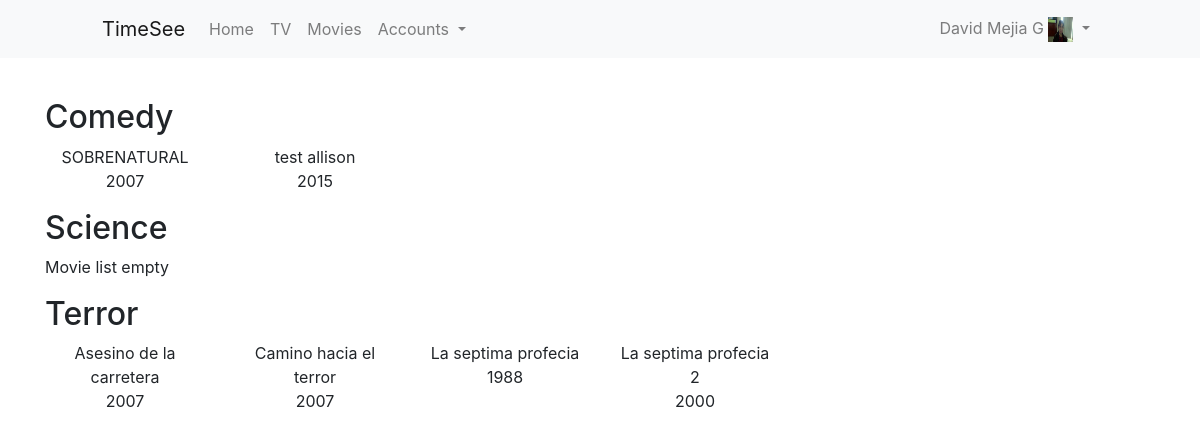
Screenshot of /movies/movies/ (signed in) with the database file from the repository.
### accounts/models.py (models this page shows, shortened)
class Profile(models.Model):
	country_choices = (
		("MX", "Mexico"),
		("USA", "United States of America"),
	)
	user = models.OneToOneField(User, on_delete=models.CASCADE)
	photo = models.ImageField(upload_to="users/%Y/%m/%d", blank=True, default="/userDefault.png")
	phone = models.CharField(max_length=13, blank=True, null=True)
	country = models.CharField(max_length=10, choices=country_choices)
	is_enabled = models.BooleanField(default=True)
	monthly_payment = models.DecimalField(decimal_places=2, max_digits=5, null=True, blank=True)
	foreign_currency = models.CharField(max_length=10, null=True, blank=True)
	free_trial_deadline = models.DateTimeField(null=True, blank=True)
	is_premium = models.BooleanField(default=False)
	def update_status(self):
		if self.user.is_staff == False:
			now = timezone.now()
			last_payment = Payment.objects.filter(user=self.user).last()
			if last_payment is None:
				self.is_premium = False
				if now > self.user.profile.free_trial_deadline:
					self.is_enabled = False
				else:
					self.is_enabled = True
			else:
				self.is_premium = True
				if now > last_payment.deadline:
					self.is_enabled = False
				else:
					self.is_enabled = True
			self.save()

### movies/models.py (models this page shows, shortened)
class Category(models.Model):
	name = models.CharField(max_length=30)
	class Meta:
		ordering = ['name']
		verbose_name_plural = "categories"

class Movie(models.Model):
	category = models.ForeignKey(Category, related_name="category", on_delete=models.CASCADE)
	name = models.CharField(max_length=50)
	link = models.TextField()
	image = models.TextField()
	synopsis = models.TextField()
	year = models.IntegerField()
	duration = models.DurationField()
	slug = models.SlugField(max_length=200, unique=True)
	class Meta:
		ordering = ['name']

### movies/views.py (the view)
# urls.py: url('movies/$', views.MoviesListView.as_view(), name="MoviesList"),
class MoviesListView(View):
	@method_decorator(login_required)
	def get(self, request):
		template_name = 'movies/list_movies.html'
		categories = Category.objects.all()
		request.user.profile.update_status()
		ListOfMoviesByCategory = []
		for category in categories:
			ListOfMoviesByCategory.append({'category': category.name, 'movies': Movie.objects.filter(category=category)})
		context = {
			'ListOfMoviesByCategory': ListOfMoviesByCategory,
		}
		return render(request, template_name, context)

### movies/templates/movies/list_movies.html (shortened to what this page needs)
{%extends 'base.html'%}
{%block content%}
	<div class="row">
		<div class="col-12">
		{%for MoviesByCategory in ListOfMoviesByCategory%}
			<h2>{{MoviesByCategory.category}}</h2>
			<div class="row">
			{%for movie in MoviesByCategory.movies%}
				<div class="col-4 col-sm-3 col-md-2">
					<p class="text-center">{{movie.name}}<br>{{movie.year}}</p>
				</div>
			{%empty%}
				<div class="col-12">
					<p>Movie list empty</p>
				</div>
			{%endfor%}
			</div>
		{%endfor%}
		</div>
	</div>
{%endblock content%}

### templates/base.html (shortened to what this page needs)
{% load static%}
<!DOCTYPE html>
<html lang="en">
	<head>
		<link rel="stylesheet" type="text/css" href="{%static '/css/styles.css'%}">
    <link rel="stylesheet" href="https://maxcdn.bootstrapcdn.com/bootstrap/4.0.0/css/bootstrap.min.css">
	</head>
	<body>
    <nav class="navbar navbar-expand-lg navbar-light bg-light">
      <a class="navbar-brand" href="{%if request.user.is_authenticated == False%}{%url 'main:Main'%}{%endif%}">TimeSee</a>
      {%if request.user.is_authenticated%}
      <div class="collapse navbar-collapse" id="navbarTogglerDemo02">
        <ul class="navbar-nav mr-auto mt-2 mt-lg-0">
          <li class="nav-item">
            <a class="nav-link" href="{%url 'accounts:Home'%}">Home <span class="sr-only">(current)</span></a>
          </li>
          <li class="nav-item {%if request.user.profile.is_enabled == False%}disabled{%endif%}">
            <a class="nav-link" href="{%url 'TV:ChannelsList'%}">TV</a>
          </li>
          <li class="nav-item {%if request.user.profile.is_enabled == False%}disabled{%endif%}">
            <a class="nav-link" href="{%url 'Movies:MoviesList'%}">Movies</a>
          </li>
          {%if request.user.is_staff%}
          <li class="nav-item dropdown">
            <a class="nav-link dropdown-toggle" href="#" id="navbarDropdownMenuLink" data-toggle="dropdown" aria-haspopup="true" aria-expanded="false">
            Accounts
            </a>
          </li>
          {%endif%}
        </ul>
        <ul class="navbar-nav ml-auto">
          <li class="nav-item dropdown">
            <a class="nav-link dropdown-toggle" href="#" id="navbarDropdownMenuLink" data-toggle="dropdown" aria-haspopup="true" aria-expanded="false">
              {{request.user.get_full_name}}
              <img src="{{request.user.profile.photo.url}}" class="myphoto">
            </a>
          </li>
        </ul>
      </div>
      {%endif%}
    </nav>
		<section class="container content">
      {%block content%}
			{%endblock content%}
  	</section>
	</body>
</html>

### static/css/styles.css (style rules this page uses)
.content, .sub-title { padding-top: 40px; }
.myphoto { height: 25px; width: 25px; }
@media screen and (min-width: 992px) { .navbar-brand { padding-left: 86px; } }
@media screen and (min-width: 992px) { .ml-auto { padding-right: 86px; } }

### rows the page displays
Category: category "Comedy"
Movie: name "SOBRENATURAL", year "2007"
Movie: name "test allison", year "2015"
Category: category "Science"
Category: category "Terror"
Movie: name "Asesino de la carretera", year "2007"
Movie: name "Camino hacia el terror", year "2007"
Movie: name "La septima profecia", year "1988"
Movie: name "La septima profecia 2", year "2000"

### other values shown
{{ request.user.get_full_name }} "David Mejia G"
